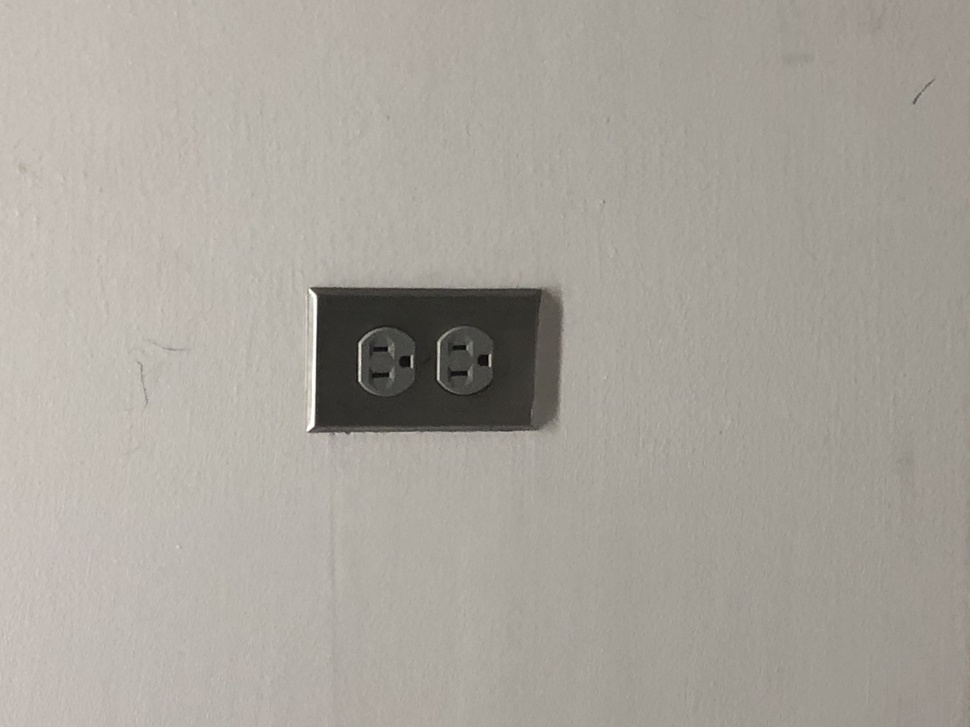
#> input picture images/outlet.jpg, 970 x 727 px, shrunk from 4032 x 3024 before the run
$ python image-division.py
#> lines starting #> are read from the running program, lines starting #| are printed output that depends on the picture
import numpy as np
from PIL import Image
import matplotlib.image as mpimg
import matplotlib.pylab as plt

im1 = mpimg.imread("./images/outlet.jpg")
#> im1 is the input picture: shape (727, 970, 3); mean R, G, B 169, 164.4, 156.1
im2 = mpimg.imread("./images/windows.jpg")
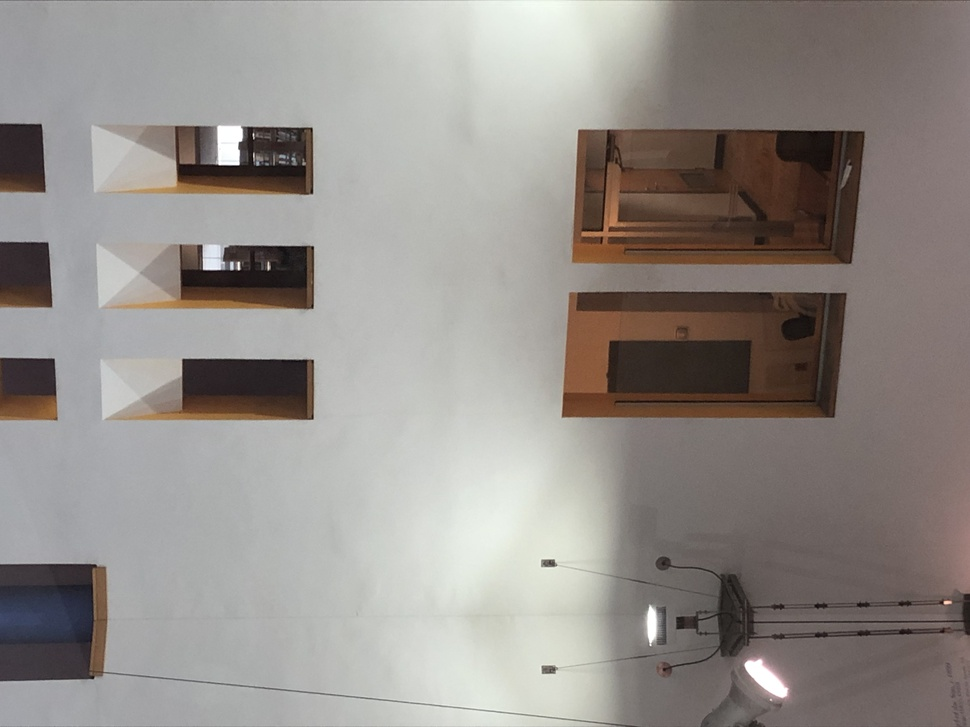
#> input picture images/windows.jpg, 970 x 727 px, shrunk from 4032 x 3024 before the run
#> im2 is the input picture: shape (727, 970, 3); mean R, G, B 147.6, 141.8, 137.6

im1_t = Image.fromarray(im1)
im1_t = im1_t.convert('L') # convert to gray scale
im1_t.save("./images/outlet-gray.jpg")
im1 = np.array(im1_t)

im2_t = Image.fromarray(im2)
im2_t = im2_t.convert('L') # convert to gray scale
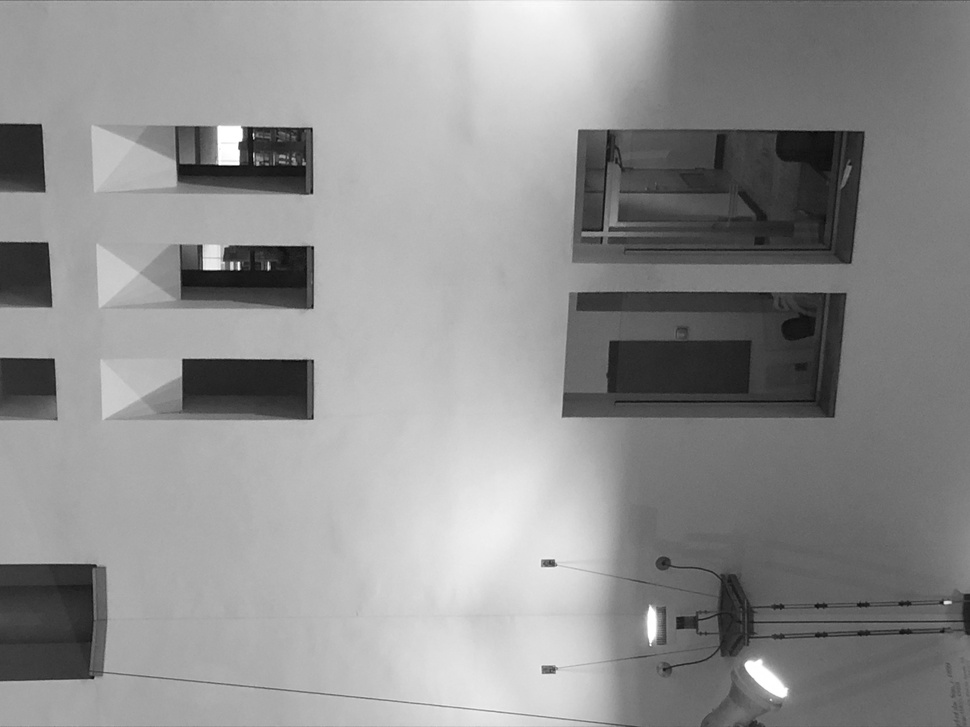
#> im2_t: PIL image 970x727 L; min 4, max 255, mean 143.1
im2_t.save("./images/windows-gray.jpg")
im2 = np.array(im2_t)

division = np.ndarray(im1.shape)

for i in range(im1.shape[0]):
    for j in range(im1.shape[1]):
        division[i][j] = im1[i][j] / (im2[i][j] if im2[i][j] != 0 else 1)
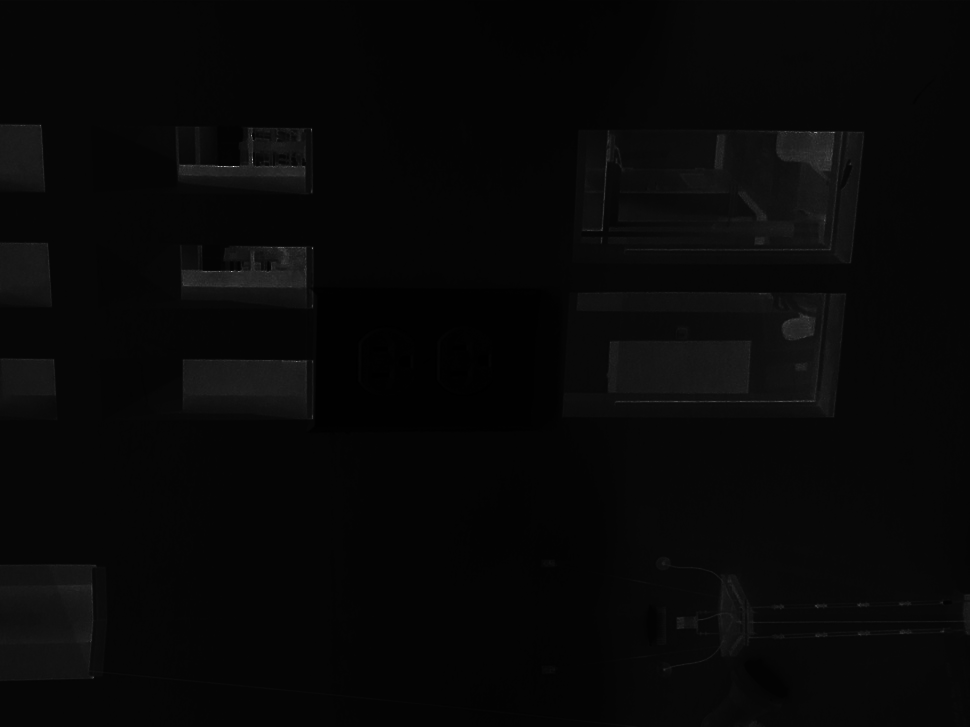
#> division: shape (727, 970) float64; min 0.0207, max 45.5, mean 1.5; drawn with min black and max white

division = division.astype(np.uint8)
division = Image.fromarray(division)
division.convert("L")
division.save("./images/outlet-divide-windows-gray.jpg")
